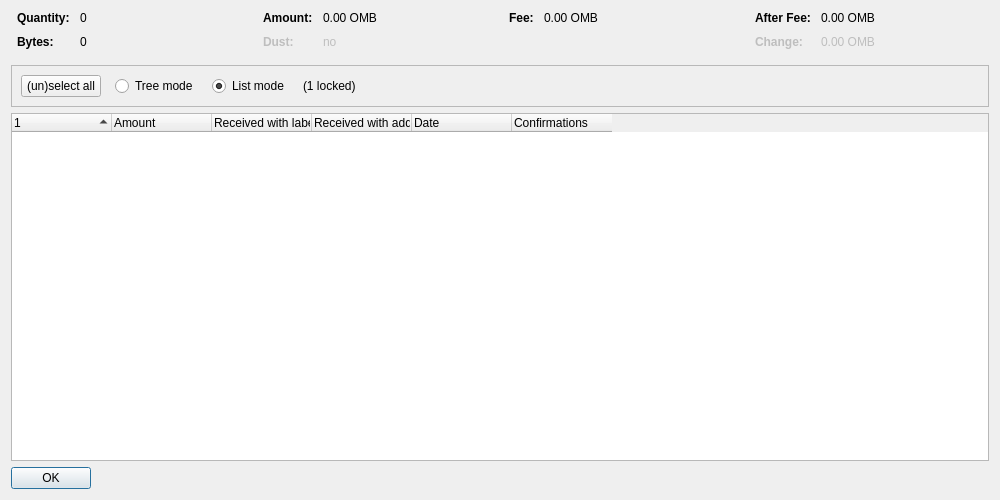
<?xml version="1.0" encoding="UTF-8"?>
<ui version="4.0">
 <class>CoinControlDialog</class>
 <widget class="QDialog" name="CoinControlDialog">
  <property name="geometry">
   <rect>
    <x>0</x>
    <y>0</y>
    <width>1000</width>
    <height>500</height>
   </rect>
  </property>
  <property name="windowTitle">
   <string>Coin Selection</string>
  </property>
  <layout class="QVBoxLayout" name="verticalLayout">
   <item>
    <layout class="QHBoxLayout" name="horizontalLayoutTop" stretch="0,0,0,0">
     <property name="topMargin">
      <number>0</number>
     </property>
     <property name="bottomMargin">
      <number>10</number>
     </property>
     <item>
      <layout class="QFormLayout" name="formLayoutCoinControl1">
       <property name="horizontalSpacing">
        <number>10</number>
       </property>
       <property name="verticalSpacing">
        <number>10</number>
       </property>
       <property name="leftMargin">
        <number>6</number>
       </property>
       <property name="rightMargin">
        <number>6</number>
       </property>
       <item row="0" column="0">
        <widget class="QLabel" name="labelCoinControlQuantityText">
         <property name="font">
          <font>
           <weight>75</weight>
           <bold>true</bold>
          </font>
         </property>
         <property name="text">
          <string>Quantity:</string>
         </property>
        </widget>
       </item>
       <item row="0" column="1">
        <widget class="QLabel" name="labelCoinControlQuantity">
         <property name="cursor">
          <cursorShape>IBeamCursor</cursorShape>
         </property>
         <property name="contextMenuPolicy">
          <enum>Qt::ActionsContextMenu</enum>
         </property>
         <property name="text">
          <string notr="true">0</string>
         </property>
         <property name="textInteractionFlags">
          <set>Qt::LinksAccessibleByMouse|Qt::TextSelectableByKeyboard|Qt::TextSelectableByMouse</set>
         </property>
        </widget>
       </item>
       <item row="1" column="0">
        <widget class="QLabel" name="labelCoinControlBytesText">
         <property name="font">
          <font>
           <weight>75</weight>
           <bold>true</bold>
          </font>
         </property>
         <property name="text">
          <string>Bytes:</string>
         </property>
        </widget>
       </item>
       <item row="1" column="1">
        <widget class="QLabel" name="labelCoinControlBytes">
         <property name="cursor">
          <cursorShape>IBeamCursor</cursorShape>
         </property>
         <property name="contextMenuPolicy">
          <enum>Qt::ActionsContextMenu</enum>
         </property>
         <property name="text">
          <string notr="true">0</string>
         </property>
         <property name="textInteractionFlags">
          <set>Qt::LinksAccessibleByMouse|Qt::TextSelectableByKeyboard|Qt::TextSelectableByMouse</set>
         </property>
        </widget>
       </item>
      </layout>
     </item>
     <item>
      <layout class="QFormLayout" name="formLayoutCoinControl2">
       <property name="horizontalSpacing">
        <number>10</number>
       </property>
       <property name="verticalSpacing">
        <number>10</number>
       </property>
       <property name="leftMargin">
        <number>6</number>
       </property>
       <property name="rightMargin">
        <number>6</number>
       </property>
       <item row="0" column="0">
        <widget class="QLabel" name="labelCoinControlAmountText">
         <property name="font">
          <font>
           <weight>75</weight>
           <bold>true</bold>
          </font>
         </property>
         <property name="text">
          <string>Amount:</string>
         </property>
        </widget>
       </item>
       <item row="0" column="1">
        <widget class="QLabel" name="labelCoinControlAmount">
         <property name="cursor">
          <cursorShape>IBeamCursor</cursorShape>
         </property>
         <property name="contextMenuPolicy">
          <enum>Qt::ActionsContextMenu</enum>
         </property>
         <property name="text">
          <string notr="true">0.00 OMB</string>
         </property>
         <property name="textInteractionFlags">
          <set>Qt::LinksAccessibleByMouse|Qt::TextSelectableByKeyboard|Qt::TextSelectableByMouse</set>
         </property>
        </widget>
       </item>
       <item row="1" column="0">
        <widget class="QLabel" name="labelCoinControlLowOutputText">
         <property name="enabled">
          <bool>false</bool>
         </property>
         <property name="font">
          <font>
           <weight>75</weight>
           <bold>true</bold>
          </font>
         </property>
         <property name="text">
          <string>Dust:</string>
         </property>
        </widget>
       </item>
       <item row="1" column="1">
        <widget class="QLabel" name="labelCoinControlLowOutput">
         <property name="enabled">
          <bool>false</bool>
         </property>
         <property name="cursor">
          <cursorShape>IBeamCursor</cursorShape>
         </property>
         <property name="contextMenuPolicy">
          <enum>Qt::ActionsContextMenu</enum>
         </property>
         <property name="text">
          <string notr="true">no</string>
         </property>
         <property name="textInteractionFlags">
          <set>Qt::LinksAccessibleByMouse|Qt::TextSelectableByKeyboard|Qt::TextSelectableByMouse</set>
         </property>
        </widget>
       </item>
      </layout>
     </item>
     <item>
      <layout class="QFormLayout" name="formLayoutCoinControl3">
       <property name="horizontalSpacing">
        <number>10</number>
       </property>
       <property name="verticalSpacing">
        <number>10</number>
       </property>
       <property name="leftMargin">
        <number>6</number>
       </property>
       <property name="rightMargin">
        <number>6</number>
       </property>
       <item row="0" column="0">
        <widget class="QLabel" name="labelCoinControlFeeText">
         <property name="font">
          <font>
           <weight>75</weight>
           <bold>true</bold>
          </font>
         </property>
         <property name="text">
          <string>Fee:</string>
         </property>
        </widget>
       </item>
       <item row="0" column="1">
        <widget class="QLabel" name="labelCoinControlFee">
         <property name="cursor">
          <cursorShape>IBeamCursor</cursorShape>
         </property>
         <property name="contextMenuPolicy">
          <enum>Qt::ActionsContextMenu</enum>
         </property>
         <property name="text">
          <string notr="true">0.00 OMB</string>
         </property>
         <property name="textInteractionFlags">
          <set>Qt::LinksAccessibleByMouse|Qt::TextSelectableByKeyboard|Qt::TextSelectableByMouse</set>
         </property>
        </widget>
       </item>
      </layout>
     </item>
     <item>
      <layout class="QFormLayout" name="formLayoutCoinControl4">
       <property name="horizontalSpacing">
        <number>10</number>
       </property>
       <property name="verticalSpacing">
        <number>10</number>
       </property>
       <property name="leftMargin">
        <number>6</number>
       </property>
       <property name="rightMargin">
        <number>6</number>
       </property>
       <item row="0" column="0">
        <widget class="QLabel" name="labelCoinControlAfterFeeText">
         <property name="font">
          <font>
           <weight>75</weight>
           <bold>true</bold>
          </font>
         </property>
         <property name="text">
          <string>After Fee:</string>
         </property>
        </widget>
       </item>
       <item row="0" column="1">
        <widget class="QLabel" name="labelCoinControlAfterFee">
         <property name="cursor">
          <cursorShape>IBeamCursor</cursorShape>
         </property>
         <property name="contextMenuPolicy">
          <enum>Qt::ActionsContextMenu</enum>
         </property>
         <property name="text">
          <string notr="true">0.00 OMB</string>
         </property>
         <property name="textInteractionFlags">
          <set>Qt::LinksAccessibleByMouse|Qt::TextSelectableByKeyboard|Qt::TextSelectableByMouse</set>
         </property>
        </widget>
       </item>
       <item row="1" column="0">
        <widget class="QLabel" name="labelCoinControlChangeText">
         <property name="enabled">
          <bool>false</bool>
         </property>
         <property name="font">
          <font>
           <weight>75</weight>
           <bold>true</bold>
          </font>
         </property>
         <property name="text">
          <string>Change:</string>
         </property>
        </widget>
       </item>
       <item row="1" column="1">
        <widget class="QLabel" name="labelCoinControlChange">
         <property name="enabled">
          <bool>false</bool>
         </property>
         <property name="cursor">
          <cursorShape>IBeamCursor</cursorShape>
         </property>
         <property name="contextMenuPolicy">
          <enum>Qt::ActionsContextMenu</enum>
         </property>
         <property name="text">
          <string notr="true">0.00 OMB</string>
         </property>
         <property name="textInteractionFlags">
          <set>Qt::LinksAccessibleByMouse|Qt::TextSelectableByKeyboard|Qt::TextSelectableByMouse</set>
         </property>
        </widget>
       </item>
      </layout>
     </item>
    </layout>
   </item>
   <item>
    <widget class="QFrame" name="frame">
     <property name="minimumSize">
      <size>
       <width>0</width>
       <height>40</height>
      </size>
     </property>
     <property name="frameShape">
      <enum>QFrame::StyledPanel</enum>
     </property>
     <property name="frameShadow">
      <enum>QFrame::Sunken</enum>
     </property>
     <layout class="QHBoxLayout" name="horizontalLayout">
      <item>
       <layout class="QHBoxLayout" name="horizontalLayoutPanel" stretch="0,0,0,0,0">
        <property name="spacing">
         <number>14</number>
        </property>
        <item>
         <widget class="QPushButton" name="pushButtonSelectAll">
          <property name="sizePolicy">
           <sizepolicy hsizetype="Maximum" vsizetype="Fixed">
            <horstretch>0</horstretch>
            <verstretch>0</verstretch>
           </sizepolicy>
          </property>
          <property name="text">
           <string>(un)select all</string>
          </property>
          <property name="autoDefault">
           <bool>false</bool>
          </property>
         </widget>
        </item>
        <item>
         <widget class="QRadioButton" name="radioTreeMode">
          <property name="sizePolicy">
           <sizepolicy hsizetype="Maximum" vsizetype="Fixed">
            <horstretch>0</horstretch>
            <verstretch>0</verstretch>
           </sizepolicy>
          </property>
          <property name="text">
           <string>Tree mode</string>
          </property>
         </widget>
        </item>
        <item>
         <widget class="QRadioButton" name="radioListMode">
          <property name="sizePolicy">
           <sizepolicy hsizetype="Maximum" vsizetype="Fixed">
            <horstretch>0</horstretch>
            <verstretch>0</verstretch>
           </sizepolicy>
          </property>
          <property name="text">
           <string>List mode</string>
          </property>
          <property name="checked">
           <bool>true</bool>
          </property>
         </widget>
        </item>
        <item>
         <widget class="QLabel" name="labelLocked">
          <property name="text">
           <string notr="true">(1 locked)</string>
          </property>
         </widget>
        </item>
        <item>
         <spacer name="horizontalSpacer">
          <property name="orientation">
           <enum>Qt::Horizontal</enum>
          </property>
          <property name="sizeHint" stdset="0">
           <size>
            <width>40</width>
            <height>20</height>
           </size>
          </property>
         </spacer>
        </item>
       </layout>
      </item>
     </layout>
    </widget>
   </item>
   <item>
    <widget class="CoinControlTreeWidget" name="treeWidget">
     <property name="contextMenuPolicy">
      <enum>Qt::CustomContextMenu</enum>
     </property>
     <property name="sortingEnabled">
      <bool>false</bool>
     </property>
     <property name="columnCount">
      <number>6</number>
     </property>
     <attribute name="headerShowSortIndicator" stdset="0">
      <bool>true</bool>
     </attribute>
     <attribute name="headerStretchLastSection">
      <bool>false</bool>
     </attribute>
     <column>
      <property name="text">
       <string/>
      </property>
     </column>
     <column>
      <property name="text">
       <string>Amount</string>
      </property>
     </column>
     <column>
      <property name="text">
       <string>Received with label</string>
      </property>
     </column>
     <column>
      <property name="text">
       <string>Received with address</string>
      </property>
     </column>
     <column>
      <property name="text">
       <string>Date</string>
      </property>
     </column>
     <column>
      <property name="text">
       <string>Confirmations</string>
      </property>
      <property name="toolTip">
       <string>Confirmed</string>
      </property>
     </column>
     <column>
      <property name="text">
       <string/>
      </property>
     </column>
     <column>
      <property name="text">
       <string/>
      </property>
     </column>
     <column>
      <property name="text">
       <string/>
      </property>
     </column>
     <column>
      <property name="text">
       <string/>
      </property>
     </column>
    </widget>
   </item>
   <item>
    <widget class="QDialogButtonBox" name="buttonBox">
     <property name="sizePolicy">
      <sizepolicy hsizetype="Maximum" vsizetype="Fixed">
       <horstretch>0</horstretch>
       <verstretch>0</verstretch>
      </sizepolicy>
     </property>
     <property name="orientation">
      <enum>Qt::Horizontal</enum>
     </property>
     <property name="standardButtons">
      <set>QDialogButtonBox::Ok</set>
     </property>
    </widget>
   </item>
  </layout>
 </widget>
 <customwidgets>
  <customwidget>
   <class>CoinControlTreeWidget</class>
   <extends>QTreeWidget</extends>
   <header>qt/coincontroltreewidget.h</header>
  </customwidget>
 </customwidgets>
 <resources/>
 <connections/>
</ui>
